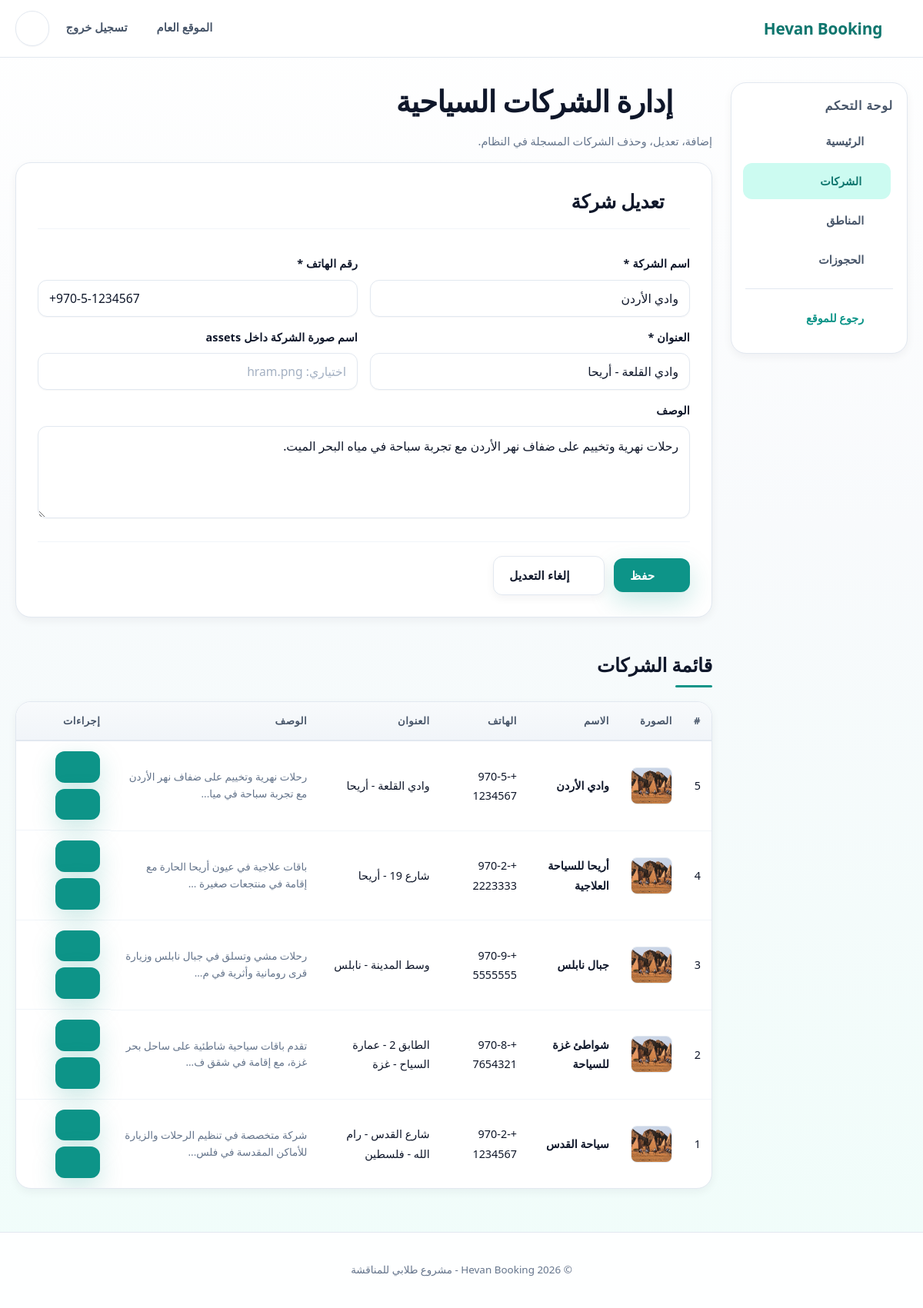
Page /admin/companies.php?edit=5 (signed in) on the committed database.
### tables this page shows
CREATE TABLE `companies` (
  `id`           INT UNSIGNED NOT NULL AUTO_INCREMENT PRIMARY KEY,
   
  `name`         VARCHAR(150) NOT NULL,
   
  `description`  TEXT DEFAULT NULL,
   
  `email`        VARCHAR(150) DEFAULT NULL,
  `phone`        VARCHAR(30)  DEFAULT NULL,
  `address`      VARCHAR(255) DEFAULT NULL,
  `logo`         VARCHAR(255) DEFAULT NULL COMMENT 'مسار صورة الشعار',
   
  `is_active`    TINYINT(1) UNSIGNED NOT NULL DEFAULT 1,
   
  `created_at`   TIMESTAMP DEFAULT CURRENT_TIMESTAMP,
  `updated_at`   TIMESTAMP NULL DEFAULT NULL ON UPDATE CURRENT_TIMESTAMP,
  INDEX `idx_companies_active` (`is_active`)
   
);

### admin/companies.php (the view, shortened to what this page needs)
<?php
require_once __DIR__ . '/_layout.php';
$edit    = null;
if (isset($_GET['edit'])) {
    $id = (int)$_GET['edit'];
    $stmt = $conn->prepare("SELECT * FROM companies WHERE id = ?");
    $stmt->bind_param('i', $id);
    $stmt->execute();
    $edit = $stmt->get_result()->fetch_assoc();
}
$companies = $conn->query("SELECT * FROM companies ORDER BY id DESC");
admin_header('إدارة الشركات السياحية');
?>
<h1><?= svg_icon('building') ?> إدارة الشركات السياحية</h1>
<p class="muted">إضافة، تعديل، وحذف الشركات المسجلة في النظام.</p>
<div class="card form-card">
  <h2><?= $edit ? svg_icon('edit') . ' تعديل شركة' : svg_icon('plus') . ' إضافة شركة جديدة' ?></h2>
  <form method="post">
    <div class="form-row">
      <div>
        <label for="name">اسم الشركة *</label>
        <input type="text" id="name" name="name" value="<?= h($edit['name'] ?? '') ?>" required>
      </div>
      <div>
        <label for="phone">رقم الهاتف *</label>
        <input type="tel" id="phone" name="phone" value="<?= h($edit['phone'] ?? '') ?>" required>
      </div>
    </div>
    <div class="form-row">
      <div>
        <label for="address">العنوان *</label>
        <input type="text" id="address" name="address" value="<?= h($edit['address'] ?? '') ?>" required>
      </div>
      <div>
        <label for="image_url">اسم صورة الشركة داخل assets</label>
        <input type="text" id="image_url" name="image_url" value="<?= h($edit['image_url'] ?? '') ?>" placeholder="اختياري: hram.png">
      </div>
    </div>
    <label for="description">الوصف</label>
    <textarea id="description" name="description"><?= h($edit['description'] ?? '') ?></textarea>
    <div class="form-actions">
      <button class="btn" type="submit"><?= svg_icon('save') ?> حفظ</button>
      <?php if ($edit): ?>
        <a class="btn secondary" href="<?= url('admin/companies.php') ?>"><?= svg_icon('x') ?> إلغاء التعديل</a>
      <?php endif; ?>
    </div>
  </form>
</div>
<div class="section-title"><h2>قائمة الشركات</h2></div>
<div class="card table-wrap mobile-cards">
  <table>
    <thead>
      <tr>
        <th>#</th>
        <th>الصورة</th>
        <th>الاسم</th>
        <th>الهاتف</th>
        <th>العنوان</th>
        <th>الوصف</th>
        <th>إجراءات</th>
      </tr>
    </thead>
    <tbody>
      <?php while ($row = $companies->fetch_assoc()): ?>
        <tr>
          <td data-label="#"><?= (int)$row['id'] ?></td>
          <td data-label="الصورة"><img class="table-thumb" src="<?= h(!empty($row['image_url']) ? asset_url($row['image_url']) : asset_url('hram.png')) ?>" alt="<?= h($row['name']) ?>"></td>
          <td data-label="الاسم"><b><?= h($row['name']) ?></b></td>
          <td data-label="الهاتف"><?= h($row['phone']) ?></td>
          <td data-label="العنوان"><?= h($row['address']) ?></td>
          <td data-label="الوصف" class="text-sm"><?= h(text_excerpt($row['description'] ?? '', 60)) ?></td>
          <td data-label="إجراءات" class="actions-cell">
            <a class="btn small" href="<?= url('admin/companies.php?edit=' . (int)$row['id']) ?>"><?= svg_icon('edit') ?></a>
            <a class="btn small danger" onclick="return confirm('حذف الشركة: <?= h($row['name']) ?>؟')"
               href="<?= url('admin/companies.php?delete=' . (int)$row['id']) ?>"><?= svg_icon('trash') ?></a>
          </td>
        </tr>
      <?php endwhile; ?>
    </tbody>
  </table>
</div>

### config.php (shortened to what this page needs)
<?php
function h($value) {
    return htmlspecialchars((string)$value, ENT_QUOTES, 'UTF-8');
}
function base_url() {
    $script = $_SERVER['SCRIPT_NAME'] ?? '';
    $parts = array_values(array_filter(explode('/', trim($script, '/'))));
    $adminIndex = array_search('admin', $parts, true);
    if ($adminIndex !== false) {
        return $adminIndex > 0 ? '/' . implode('/', array_slice($parts, 0, $adminIndex)) : '';
    }
    return '';
}
function url($path = '') {
    $base = base_url();
    return $base . '/' . ltrim($path, '/');
}
function text_excerpt($text, $length = 100) {
    $text = trim((string)$text);
    if (function_exists('mb_strlen') && function_exists('mb_substr')) {
        return mb_strlen($text) > $length ? mb_substr($text, 0, $length) . '...' : $text;
    }
    return strlen($text) > $length ? substr($text, 0, $length) . '...' : $text;
}
function svg_icon($name, $class = '') {
    $path = $icons[$name] ?? $icons['globe'];
    $class = trim('icon ' . $class);
    return '<svg class="' . h($class) . '" viewBox="0 0 24 24" aria-hidden="true" fill="none" stroke="currentColor" stroke-width="2" stroke-linecap="round" stroke-linejoin="round">' . $path . '</svg>';
}
function asset_url($file) {
    $file = trim((string)$file);
    $file = preg_replace('#^assets/#', '', $file);
    $segments = array_map('rawurlencode', explode('/', $file));
    return url('assets/' . implode('/', $segments));
}

### rows in the picture
companies: name "وادي الأردن", phone "+970-5-1234567", address "وادي القلعة - أريحا", description "رحلات نهرية وتخييم على ضفاف نهر الأردن مع تجربة سباحة في مياه البحر الميت.", id "5", description "رحلات نهرية وتخييم على ضفاف نهر الأردن مع تجربة سباحة في ميا..."
companies: id "4", name "أريحا للسياحة العلاجية", phone "+970-2-2223333", address "شارع 19 - أريحا", description "باقات علاجية في عيون أريحا الحارة مع إقامة في منتجعات صغيرة ..."
companies: id "3", name "جبال نابلس", phone "+970-9-5555555", address "وسط المدينة - نابلس", description "رحلات مشي وتسلق في جبال نابلس وزيارة قرى رومانية وأثرية في م..."
companies: id "2", name "شواطئ غزة للسياحة", phone "+970-8-7654321", address "الطابق 2 - عمارة السياح - غزة", description "تقدم باقات سياحية شاطئية على ساحل بحر غزة، مع إقامة في شقق ف..."
companies: id "1", name "سياحة القدس", phone "+970-2-1234567", address "شارع القدس - رام الله - فلسطين", description "شركة متخصصة في تنظيم الرحلات والزيارة للأماكن المقدسة في فلس..."
